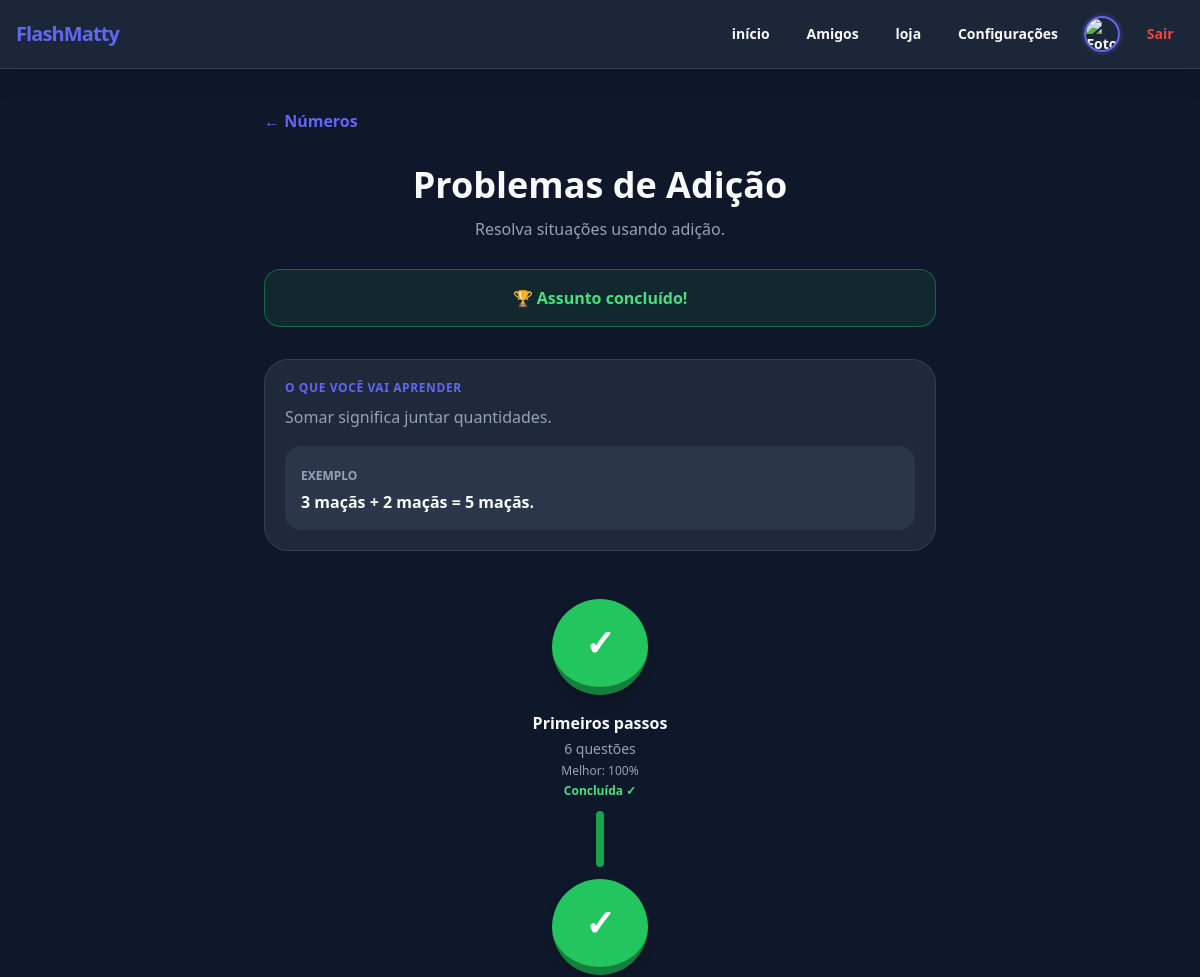
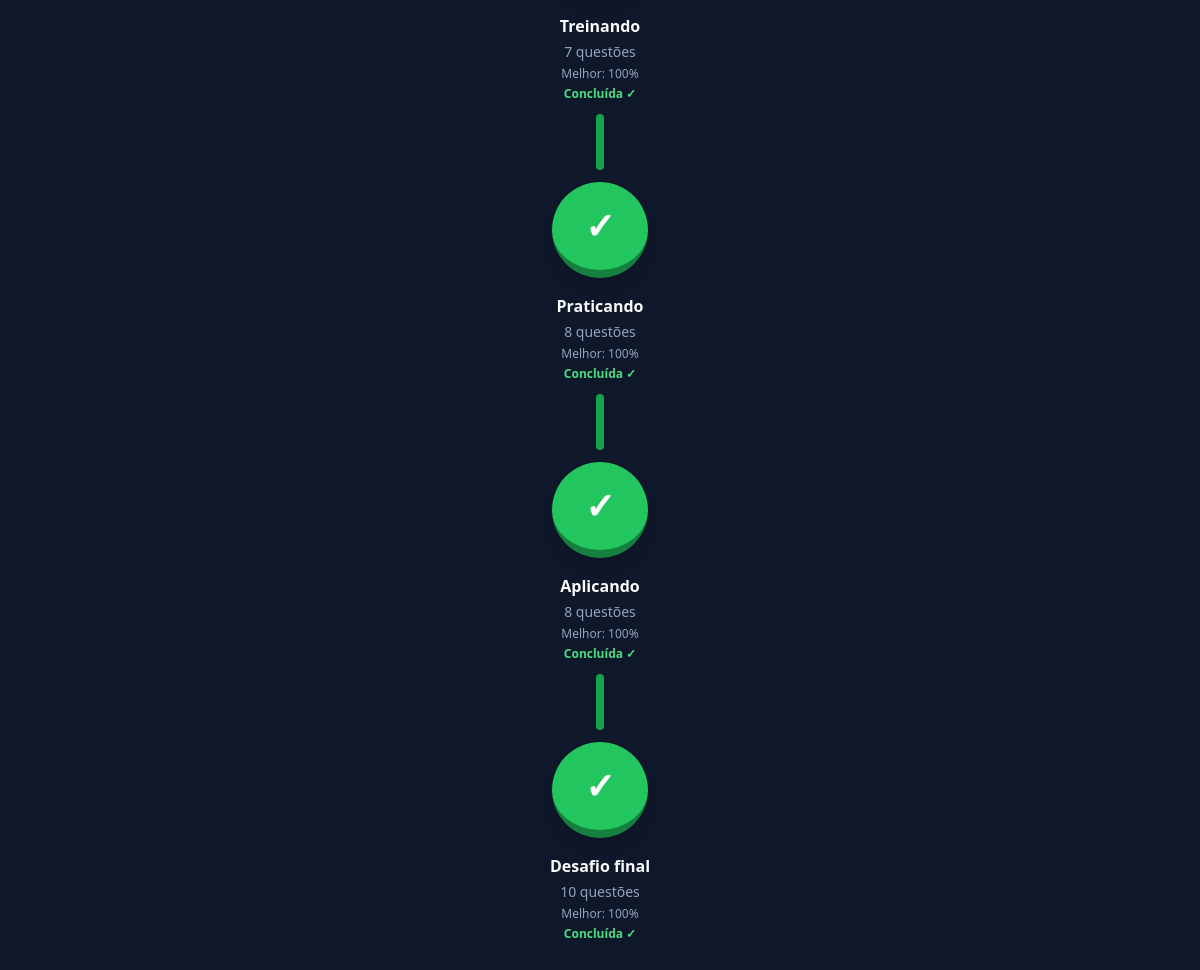
Screenshot of /ano/1-ano/tema/numeros/assunto/problemas-adicao (signed in) with the database file from the repository (2 pictures, top to bottom).
### models.py (models this page shows, shortened)
class ProgressoEtapa(db.Model):
    __tablename__ = "progresso_etapa"
    id = db.Column(
        db.Integer,
        primary_key=True
    )
    usuario_id = db.Column(
        db.Integer,
        db.ForeignKey("usuario.id"),
        nullable=False
    )
    ano = db.Column(
        db.String(30),
        nullable=False
    )
    tema = db.Column(
        db.String(60),
        nullable=False
    )
    assunto = db.Column(
        db.String(100),
        nullable=False
    )
    etapa = db.Column(
        db.String(30),
        nullable=False
    )
    acertos = db.Column(
        db.Integer,
        nullable=False,
        default=0
    )
    erros = db.Column(
        db.Integer,
        nullable=False,
        default=0
    )
    xp = db.Column(
        db.Integer,
        nullable=False,
        default=0
    )
    tentativas = db.Column(
        db.Integer,
        nullable=False,
        default=0
    )
    melhor_pontuacao = db.Column(
        db.Integer,
        nullable=False,
        default=0
    )
    concluida = db.Column(
        db.Boolean,
        nullable=False,
        default=False
    )
    __table_args__ = (
        db.UniqueConstraint(
            "usuario_id",
            "ano",
            "tema",
            "assunto",
            "etapa",
            name="uq_progresso_etapa"
        ),
    )

### app.py (the view)
@app.route(
    "/ano/<ano_id>/tema/<tema_id>/assunto/<assunto_id>"
)
@login_required
def assunto(
    ano_id,
    tema_id,
    assunto_id
):
    dados_ano = buscar_ano(
        ano_id
    )
    dados_tema = buscar_tema(
        dados_ano,
        tema_id
    )
    dados_assunto = buscar_assunto(
        dados_tema,
        assunto_id
    )
    progressos = {}
    for etapa_id in dados_assunto[
        "etapas"
    ]:
        progresso = (
            obter_progresso_etapa(
                ano_id,
                tema_id,
                assunto_id,
                etapa_id
            )
        )
        progressos[
            etapa_id
        ] = {
            "progresso":
                progresso,
            "liberada":
                etapa_liberada(
                    dados_assunto,
                    ano_id,
                    tema_id,
                    assunto_id,
                    etapa_id
                )
        }
    progresso_assunto = (
        atualizar_assunto(
            ano_id,
            tema_id,
            assunto_id,
            dados_assunto
        )
    )
    db.session.commit()
    return render_template(
        "assunto.html",
        ano=
            dados_ano,
        ano_id=
            ano_id,
        tema=
            dados_tema,
        tema_id=
            tema_id,
        assunto=
            dados_assunto,
        assunto_id=
            assunto_id,
        progressos=
            progressos,
        progresso_assunto=
            progresso_assunto
    )

### app.py (called while the page is built, shortened)
@login_manager.user_loader
def carregar_usuario(user_id):
    try:
        return db.session.get(
            Usuario,
            int(user_id)
        )
    except (
        ValueError,
        TypeError
    ):
        return None

@app.after_request
def configurar_cache_pwa(resposta):
    caminho = request.path
    if (
        caminho == "/service-worker.js"
        or caminho == "/static/manifest.json"
        or caminho == "/static/js/pwa.js"
        or caminho.startswith("/static/img/icons/")
    ):
        resposta.headers["Cache-Control"] = (
            "no-cache, max-age=0, must-revalidate"
        )
    if request.endpoint == "google_verificacao":
        resposta.headers["Cache-Control"] = "no-store"
    return resposta

def buscar_ano(ano_id):
    ano = CURRICULO.get(
        ano_id
    )
    if not ano:
        abort(404)
    return ano

def buscar_tema(
    ano,
    tema_id
):
    tema = (
        ano
        .get(
            "temas",
            {}
        )
        .get(
            tema_id
        )
    )
    if not tema:
        abort(404)
    return tema

def buscar_assunto(
    tema,
    assunto_id
):
    assunto = (
        tema
        .get(
            "assuntos",
            {}
        )
        .get(
            assunto_id
        )
    )
    if not assunto:
        abort(404)
    return assunto

def obter_progresso_etapa(
    ano_id,
    tema_id,
    assunto_id,
    etapa_id,
    criar=False
):
    progresso = (
        ProgressoEtapa.query
        .filter_by(
            usuario_id=
                current_user.id,
            ano=
                ano_id,
            tema=
                tema_id,
            assunto=
                assunto_id,
            etapa=
                etapa_id
        )
        .first()
    )
    return progresso

def obter_progresso_assunto(
    ano_id,
    tema_id,
    assunto_id,
    criar=False
):
    progresso = (
        ProgressoAssunto.query
        .filter_by(
            usuario_id=
                current_user.id,
            ano=
                ano_id,
            tema=
                tema_id,
            assunto=
                assunto_id
        )
        .first()
    )
    return progresso

### conquistas/routes.py (called while the page is built)
@conquistas_bp.app_context_processor
def contexto_conquistas():
    return {
        "conquistas_perfil":
            conquistas_perfil,
    }

### seo.py (called while the page is built)
def _site_url():
    valor = str(os.getenv("SITE_URL", "") or "").strip()
    if valor:
        return valor.rstrip("/")
    return request.url_root.rstrip("/")

### templates/assunto.html (shortened to what this page needs)
{% extends "base.html" %}
{% block content %}
<div
    class="
        min-h-screen
        bg-slate-900
        text-white
        px-4
        py-10
    "
>
    <div
        class="
            max-w-2xl
            mx-auto
        "
    >
        <a
            href="{{
                url_for(
                    'tema',
                    ano_id=ano_id,
                    tema_id=tema_id
                )
            }}"
            class="
                inline-flex
                items-center
                gap-2
                text-indigo-400
                hover:text-indigo-300
                font-bold
                transition
            "
        >
            ← {{ tema.nome }}
        </a>
        <div
            class="
                mt-8
                text-center
            "
        >
            <h1
                class="
                    text-3xl
                    md:text-4xl
                    font-black
                    text-white
                "
            >
                {{ assunto.nome }}
            </h1>
            <p
                class="
                    text-slate-400
                    mt-3
                "
            >
                {{ assunto.descricao }}
            </p>
        </div>
        {% if progresso_assunto and progresso_assunto.concluido %}
        <div
            class="
                mt-7
                bg-green-500/10
                border
                border-green-500/40
                rounded-2xl
                p-4
                text-center
                font-black
                text-green-400
            "
        >
            🏆 Assunto concluído!
        </div>
        {% endif %}
        <div
            class="
                mt-8
                rounded-3xl
                border
                border-slate-700
                bg-slate-800
                p-5
            "
        >
            <p
                class="
                    text-xs
                    uppercase
                    tracking-wider
                    font-black
                    text-indigo-400
                "
            >
                O que você vai aprender
            </p>
            <p
                class="
                    mt-2
                    text-slate-300
                    leading-relaxed
                "
            >
                {{ assunto.explicacao }}
            </p>
            {% if assunto.exemplo %}
            <div
                class="
                    mt-4
                    rounded-2xl
                    bg-slate-700/60
                    p-4
                "
            >
                <span
                    class="
                        text-xs
                        uppercase
                        font-black
                        text-slate-400
                    "
                >
                    Exemplo
                </span>
                <p
                    class="
                        mt-1
                        font-bold
                        text-white
                    "
                >
                    {{ assunto.exemplo }}
                </p>
            </div>
            {% endif %}
        </div>
        <div
            class="
                mt-12
                pb-16
            "
        >
            {% for etapa_id, etapa in assunto.etapas.items() %}
                {% set info = progressos.get(etapa_id) %}
                {% set progresso = info.progresso if info else none %}
                {% set liberada = info.liberada if info else false %}
                <div
                    class="
                        flex
                        flex-col
                        items-center
                    "
                >
                    {% if progresso and progresso.concluida %}
                        <a
                            href="{{
                                url_for(
                                    'etapa',
                                    ano_id=ano_id,
                                    tema_id=tema_id,
                                    assunto_id=assunto_id,
                                    etapa_id=etapa_id
                                )
                            }}"
                            class="
                                group
                                relative
                                w-24
                                h-24
                                rounded-full
                                bg-green-500
                                border-b-8
                                border-green-700
                                text-white
                                flex
                                items-center
                                justify-center
                                text-4xl
                                font-black
                                shadow-lg
                                transition
                                duration-200
                                hover:-translate-y-1
                                hover:bg-green-400
                            "
                        >
                            ✓
                        </a>
                    {% endif %}
                    <div
                        class="
                            text-center
                            mt-4
                        "
                    >
                        <h3
                            class="
                                font-black
                                text-white
                            "
                        >
                            {{ etapa.nome }}
                        </h3>
                        <p
                            class="
                                text-sm
                                text-slate-400
                                mt-1
                            "
                        >
                            {{ etapa.quantidade }}
                            questões
                        </p>
                        {% if progresso %}
                            <p
                                class="
                                    text-xs
                                    text-slate-500
                                    mt-1
                                "
                            >
                                Melhor:
                                {{ progresso.melhor_pontuacao or 0 }}%
                            </p>
                        {% endif %}
                        {% if progresso and progresso.concluida %}
                            <p
                                class="
                                    mt-1
                                    text-xs
                                    font-black
                                    text-green-400
                                "
                            >
                                Concluída ✓
                            </p>
                        {% endif %}
                    </div>
                    {% if not loop.last %}
                        <div
                            class="
                                w-2
                                h-14
                                rounded-full
                                my-3
                                {% if progresso and progresso.concluida %}
                                    bg-green-600
                                {% else %}
                                    bg-slate-700
                                {% endif %}
                            "
                        ></div>
                    {% endif %}
                </div>
            {% endfor %}
        </div>
    </div>
</div>
{% endblock %}

### templates/base.html (style rules this page uses)
:root { --fm-primary: #6366f1; --fm-bg: #0f172a; --fm-card: #1e293b; --fm-surface: #334155; --fm-text: #f8fafc; --fm-muted: #94a3b8; --fm-border: #334155; --fm-on-primary: #ffffff; }
html, body { transition: background-color .20s ease, color .20s ease; }
body { background-color: var(--fm-bg) !important; color: var(--fm-text) !important; }
.bg-slate-50, .bg-slate-900 { background-color: var(--fm-bg) !important; }
.bg-white, .bg-slate-800 { background-color: var(--fm-card) !important; }
.text-slate-300, .text-slate-400, .text-slate-500, .text-slate-600 { color: var(--fm-muted) !important; }
.text-white { color: var(--fm-text) !important; }
.bg-indigo-500.text-white, .bg-indigo-600.text-white, .bg-indigo-700.text-white, .bg-violet-600.text-white, .bg-violet-700.text-white, .bg-red-500.text-white, .bg-red-600.text-white, .bg-green-500.text-white, .bg-green-600.text-white { color: #ffffff !important; }
.border-slate-100, .border-slate-200, .border-slate-300, .border-slate-600, .border-slate-700 { border-color: var(--fm-border) !important; }
.text-indigo-300, .text-indigo-400, .text-indigo-500, .text-indigo-600, .text-indigo-700 { color: var(--fm-primary) !important; }
html[data-theme="dark"] { color-scheme: dark; }
html:not(.reduzir-animacoes) { scroll-behavior: smooth; }
:root { --fm-radius-card: 1.35rem; --fm-shadow-soft: 0 14px 38px rgba(2, 6, 23, .16); --fm-shadow-hover: 0 22px 55px rgba(2, 6, 23, .28); --fm-focus: rgba(129, 140, 248, .72); }
body { text-rendering: optimizeLegibility; -webkit-font-smoothing: antialiased; -moz-osx-font-smoothing: grayscale; }
* { scrollbar-width: thin; scrollbar-color: color-mix(in srgb, var(--fm-primary) 65%, #64748b) transparent; }

### rows the page displays
ProgressoEtapa: concluida True (drawn), melhor_pontuacao "100"
ProgressoEtapa: concluida True (drawn), melhor_pontuacao "100"
ProgressoEtapa: concluida True (drawn), melhor_pontuacao "100"
ProgressoEtapa: concluida True (drawn), melhor_pontuacao "100"
ProgressoEtapa: concluida True (drawn), melhor_pontuacao "100"

### other values shown
{{ tema.nome }} "Números"
{{ assunto.nome }} "Problemas de Adição"
{{ assunto.descricao }} "Resolva situações usando adição."
{{ assunto.explicacao }} "Somar significa juntar quantidades."
{{ assunto.exemplo }} "3 maçãs + 2 maçãs = 5 maçãs."
{{ etapa.nome }} "Primeiros passos" "Treinando" "Praticando" "Aplicando" "Desafio final"
{{ etapa.quantidade }} "6" "7" "8" "8" "10"
